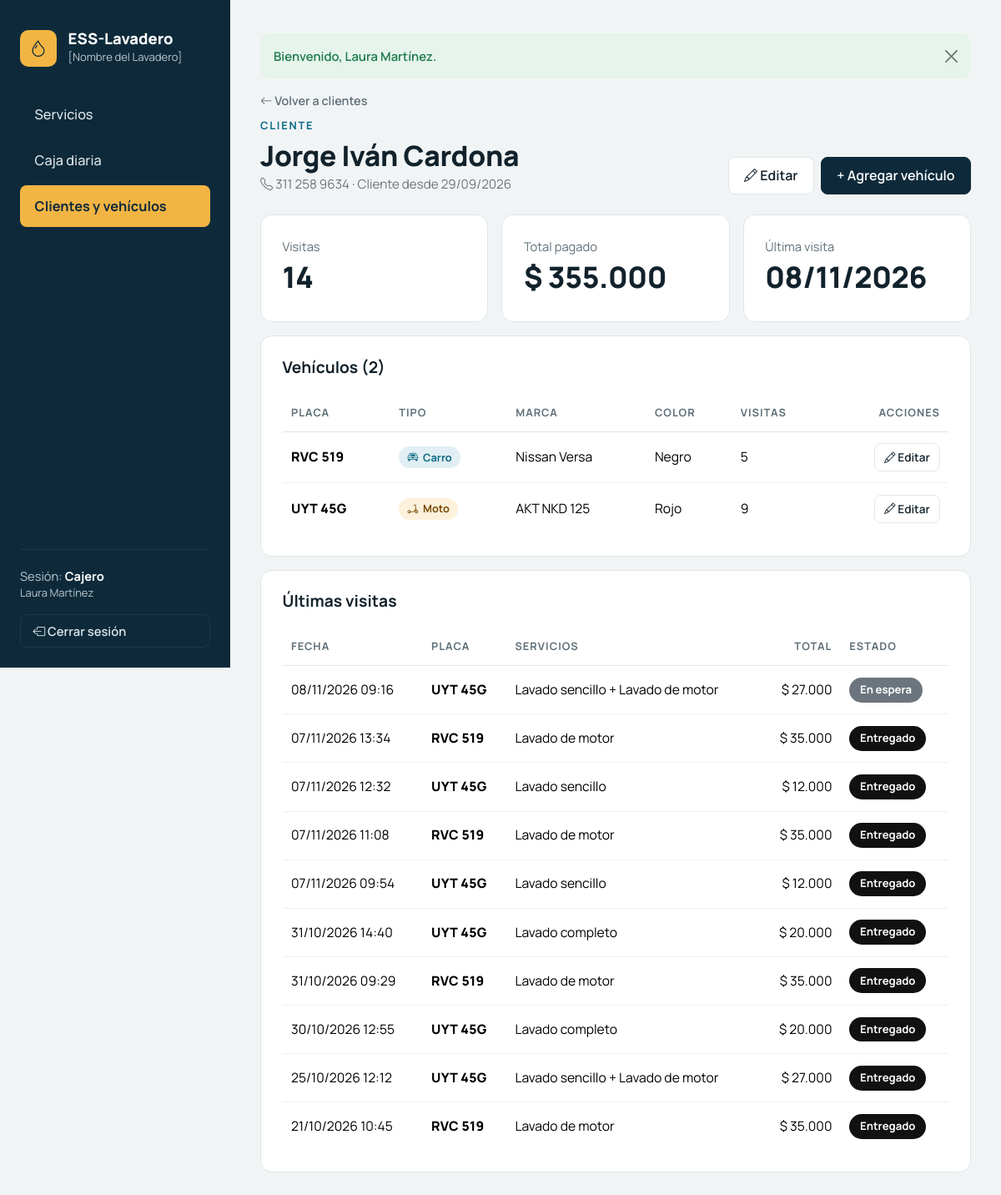
The app's page /index.php?c=cliente&a=ver&id=6 (signed in), older data.
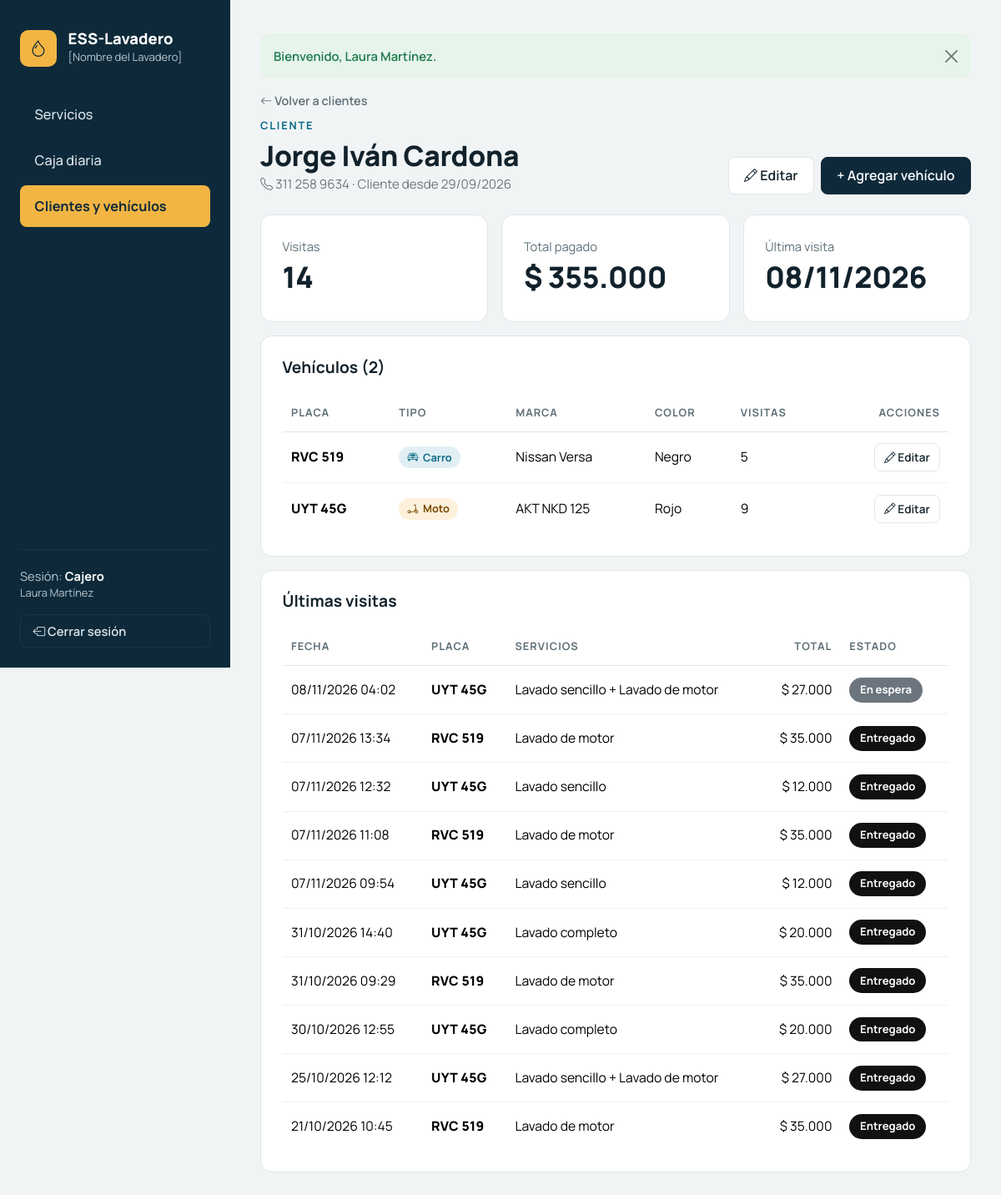
The same page, newer data.
### tables this page shows
CREATE TABLE ordenes (
    id              INT UNSIGNED AUTO_INCREMENT PRIMARY KEY,
    vehiculo_id     INT UNSIGNED NOT NULL,
    lavador_id      INT UNSIGNED NOT NULL,               
    creado_por      INT UNSIGNED NOT NULL,               
    estado          ENUM('en_espera','en_lavado','terminado','entregado','cancelada')
                    NOT NULL DEFAULT 'en_espera',
    total           DECIMAL(12,2) NOT NULL DEFAULT 0,    
    observaciones   VARCHAR(255) NULL,
    fecha_ingreso   DATETIME     NOT NULL DEFAULT CURRENT_TIMESTAMP,
    actualizado_en  DATETIME     NULL ON UPDATE CURRENT_TIMESTAMP,
    KEY idx_ordenes_fecha (fecha_ingreso),
    KEY idx_ordenes_estado (estado),
    KEY idx_ordenes_lavador_estado (lavador_id, estado),
    CONSTRAINT fk_ordenes_vehiculo FOREIGN KEY (vehiculo_id)
        REFERENCES vehiculos (id) ON UPDATE CASCADE ON DELETE RESTRICT,
    CONSTRAINT fk_ordenes_lavador FOREIGN KEY (lavador_id)
        REFERENCES usuarios (id) ON UPDATE CASCADE ON DELETE RESTRICT,
    CONSTRAINT fk_ordenes_creado_por FOREIGN KEY (creado_por)
        REFERENCES usuarios (id) ON UPDATE CASCADE ON DELETE RESTRICT
);

CREATE TABLE vehiculos (
    id              INT UNSIGNED AUTO_INCREMENT PRIMARY KEY,
    cliente_id      INT UNSIGNED NOT NULL,
    placa           VARCHAR(10)  NOT NULL,               
    tipo            ENUM('carro','moto') NOT NULL,
    marca           VARCHAR(50)  NULL,
    color           VARCHAR(30)  NULL,
    creado_en       DATETIME     NOT NULL DEFAULT CURRENT_TIMESTAMP,
    actualizado_en  DATETIME     NULL ON UPDATE CURRENT_TIMESTAMP,
    UNIQUE KEY uq_vehiculos_placa (placa),
    KEY idx_vehiculos_tipo (tipo),
    CONSTRAINT fk_vehiculos_cliente FOREIGN KEY (cliente_id)
        REFERENCES clientes (id) ON UPDATE CASCADE ON DELETE RESTRICT
);

### app/core/Controller.php (called while the page is built, shortened)
<?php
abstract class Controller
{
    protected ?array $usuario = null;
    protected function vista(string $_vista, array $_variables = []): void
    {
        $_variables['usuarioActual'] = $this->usuario ?? Sesion::usuario();
        extract($_variables, EXTR_SKIP);
        require VIEWS_PATH . $_vista . '.php';
    }
    protected function requiereLogin(): array
    {
        return $this->usuario = Sesion::usuario();
    }
}

### app/controllers/ClienteController.php (called while the page is built, shortened)
<?php
class ClienteController extends Controller
{
    private Cliente $modelo;
    public function __construct()
    {
        $this->modelo = new Cliente();
    }
    public function ver(): void
    {
        $id      = (int) ($_GET['id'] ?? 0);
        $cliente = $this->buscarOSalir($id);
        $this->vista('clientes/ver', [
            'titulo'     => $cliente['nombre'],
            'menuActivo' => 'cliente',
            'cliente'    => $cliente,
            'vehiculos'  => (new Vehiculo())->porCliente($id),
            'resumen'    => $this->modelo->resumen($id),
            'ordenes'    => $this->modelo->ordenesRecientes($id, 10),
        ]);
    }
    private function buscarOSalir(int $id): array
    {
        $cliente = $this->modelo->buscarPorId($id);
        return $cliente;
    }
}

### index.php (called while the page is built, shortened)
<?php
require_once __DIR__ . '/config/database.php';
require_once __DIR__ . '/app/helpers/funciones.php';
spl_autoload_register(function (string $clase): void {
    foreach (['core', 'controllers', 'models'] as $carpeta) {
        $archivo = APP_PATH . $carpeta . DIRECTORY_SEPARATOR . $clase . '.php';
        if (is_file($archivo)) {
            return;
        }
    }
});
$accion      = $_GET['a'] ?? 'index';
try {
    $objeto = new $clase();
    $objeto->$accion();
} catch (PDOException $e) {
    $detalle = APP_ENTORNO === 'desarrollo' ? ' Detalle: ' . $e->getMessage() : '';
    mostrar_error(500, 'Error de base de datos',
        'No se pudo completar la operación. Verifique que MySQL esté encendido en XAMPP.' . $detalle);
}

### config/database.php (called while the page is built, shortened)
<?php
class Database
{
    private static ?PDO $conexion = null;
    public static function conectar(): PDO
    {
        if (self::$conexion === null) {
            $dsn = 'mysql:host=' . DB_HOST
                 . ';port=' . DB_PUERTO
                 . ';dbname=' . DB_NOMBRE
                 . ';charset=' . DB_CHARSET;
            $opciones = [
                PDO::ATTR_ERRMODE            => PDO::ERRMODE_EXCEPTION,
                PDO::ATTR_DEFAULT_FETCH_MODE => PDO::FETCH_ASSOC,
                PDO::ATTR_EMULATE_PREPARES   => false,
            ];
            self::$conexion = new PDO($dsn, DB_USUARIO, DB_CLAVE, $opciones);
            self::$conexion->exec("SET time_zone = '-05:00'");
        }
        return self::$conexion;
    }
}

### app/models/Cliente.php (called while the page is built, shortened)
<?php
class Cliente
{
    private PDO $db;
    public function __construct()
    {
        $this->db = Database::conectar();
    }
    public function buscarPorId(int $id): ?array
    {
        $stmt = $this->db->prepare('SELECT * FROM clientes WHERE id = :id');
        $stmt->execute([':id' => $id]);
        return $stmt->fetch() ?: null;
    }
    public function ordenesRecientes(int $id, int $limite = 10): array
    {
        $sql = "SELECT o.id, o.fecha_ingreso, o.estado, o.total, v.placa, v.tipo,
                       GROUP_CONCAT(s.nombre ORDER BY d.id SEPARATOR ' + ') AS servicios
                FROM ordenes o
                JOIN vehiculos v          ON v.id = o.vehiculo_id
                JOIN orden_detalle d      ON d.orden_id = o.id
                JOIN servicios_catalogo s ON s.id = d.servicio_id
                WHERE v.cliente_id = :id
                GROUP BY o.id, o.fecha_ingreso, o.estado, o.total, v.placa, v.tipo
                ORDER BY o.fecha_ingreso DESC
                LIMIT :limite";
        $stmt = $this->db->prepare($sql);
        $stmt->bindValue(':id', $id, PDO::PARAM_INT);
        $stmt->bindValue(':limite', $limite, PDO::PARAM_INT);
        $stmt->execute();
        return $stmt->fetchAll();
    }
}

### app/views/clientes/ver.php (the view, shortened to what the changed rows need)
<?php
require VIEWS_PATH . 'layouts/header.php';
?>
<div class="mb-4">
    <div class="d-flex flex-wrap justify-content-between align-items-end gap-3 mt-2">
        <div>
            <h1 class="titulo-pagina"><?= e($cliente['nombre']) ?></h1>
        </div>
    </div>
</div>
<div class="tarjeta mb-3">
    <h2 class="tarjeta-titulo">Vehículos (<?= count($vehiculos) ?>)</h2>
    <?php if (!$vehiculos): ?>
        <p class="text-secondary mb-0">
            Este cliente aún no tiene vehículos.
            <a href="<?= url('vehiculo', 'crear', ['cliente_id' => $cliente['id']]) ?>">Agregar el primero</a>.
        </p>
    <?php else: ?>
        <div class="table-responsive">
            <table class="table tabla-ess">
                <thead>
                <tr>
                    <th>Placa</th>
                    <th>Tipo</th>
                    <th>Marca</th>
                    <th>Color</th>
                    <th>Visitas</th>
                    <th class="text-end">Acciones</th>
                </tr>
                </thead>
            </table>
        </div>
    <?php endif; ?>
</div>
<div class="tarjeta mb-3">
    <h2 class="tarjeta-titulo">Últimas visitas</h2>
    <?php if (!$ordenes): ?>
        <p class="text-secondary mb-0">Sin visitas registradas.</p>
    <?php else: ?>
        <div class="table-responsive">
            <table class="table tabla-ess">
                <thead>
                <tr>
                    <th>Fecha</th>
                    <th>Placa</th>
                    <th>Servicios</th>
                    <th class="text-end">Total</th>
                    <th>Estado</th>
                </tr>
                </thead>
                <tbody>
                <?php foreach ($ordenes as $o): ?>
                    <tr>
                        <td class="text-nowrap"><?= e(date('d/m/Y H:i', strtotime($o['fecha_ingreso']))) ?></td>
                        <td class="placa"><?= e(placa_formato($o['placa'])) ?></td>
                        <td><?= e($o['servicios']) ?></td>
                        <td class="text-end text-nowrap"><?= pesos($o['total']) ?></td>
                        <td><?= estado_badge($o['estado']) ?></td>
                    </tr>
                <?php endforeach; ?>
                </tbody>
            </table>
        </div>
    <?php endif; ?>
</div>
<?php require VIEWS_PATH . 'layouts/footer.php'; ?>

### app/helpers/funciones.php (shortened to what the changed rows need)
<?php
function e($texto): string
{
    return htmlspecialchars((string) $texto, ENT_QUOTES, 'UTF-8');
}
function pesos($valor): string
{
    return '$ ' . number_format((float) $valor, 0, ',', '.');
}
function placa_formato(string $placa): string
{
    return strlen($placa) === 6 ? substr($placa, 0, 3) . ' ' . substr($placa, 3) : $placa;
}
function estado_texto(string $estado): string
{
    $textos = [
        'en_espera' => 'En espera',
        'en_lavado' => 'En lavado',
        'terminado' => 'Terminado',
        'entregado' => 'Entregado',
        'cancelada' => 'Cancelada',
    ];
    return $textos[$estado] ?? $estado;
}
function estado_badge(string $estado): string
{
    return '<span class="estado estado-' . e($estado) . '">' . e(estado_texto($estado)) . '</span>';
}

Row changes from the older to the newer data that the page shows:
changed ordenes "En espera": fecha_ingreso "08/11/2026 09:16" → "08/11/2026 04:02"
